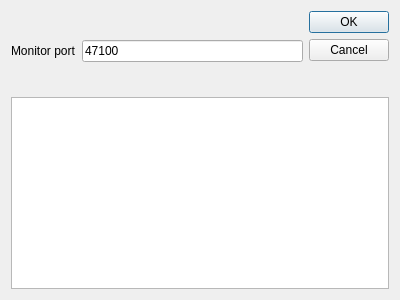
<?xml version="1.0" encoding="UTF-8"?>
<ui version="4.0">
 <class>Dialog</class>
 <widget class="QDialog" name="Dialog">
  <property name="geometry">
   <rect>
    <x>0</x>
    <y>0</y>
    <width>400</width>
    <height>300</height>
   </rect>
  </property>
  <property name="windowTitle">
   <string>Dialog</string>
  </property>
  <layout class="QGridLayout" name="gridLayout">
   <item row="0" column="0">
    <widget class="QLabel" name="label">
     <property name="text">
      <string>Monitor port</string>
     </property>
    </widget>
   </item>
   <item row="0" column="1">
    <widget class="QLineEdit" name="lineEdit">
     <property name="text">
      <string>47100</string>
     </property>
    </widget>
   </item>
   <item row="0" column="2">
    <widget class="QDialogButtonBox" name="buttonBox">
     <property name="orientation">
      <enum>Qt::Vertical</enum>
     </property>
     <property name="standardButtons">
      <set>QDialogButtonBox::Cancel|QDialogButtonBox::Ok</set>
     </property>
    </widget>
   </item>
   <item row="1" column="0" colspan="3">
    <widget class="QListView" name="listView"/>
   </item>
  </layout>
 </widget>
 <resources/>
 <connections>
  <connection>
   <sender>buttonBox</sender>
   <signal>accepted()</signal>
   <receiver>Dialog</receiver>
   <slot>accept()</slot>
   <hints>
    <hint type="sourcelabel">
     <x>248</x>
     <y>254</y>
    </hint>
    <hint type="destinationlabel">
     <x>157</x>
     <y>274</y>
    </hint>
   </hints>
  </connection>
  <connection>
   <sender>buttonBox</sender>
   <signal>rejected()</signal>
   <receiver>Dialog</receiver>
   <slot>reject()</slot>
   <hints>
    <hint type="sourcelabel">
     <x>316</x>
     <y>260</y>
    </hint>
    <hint type="destinationlabel">
     <x>286</x>
     <y>274</y>
    </hint>
   </hints>
  </connection>
 </connections>
</ui>
